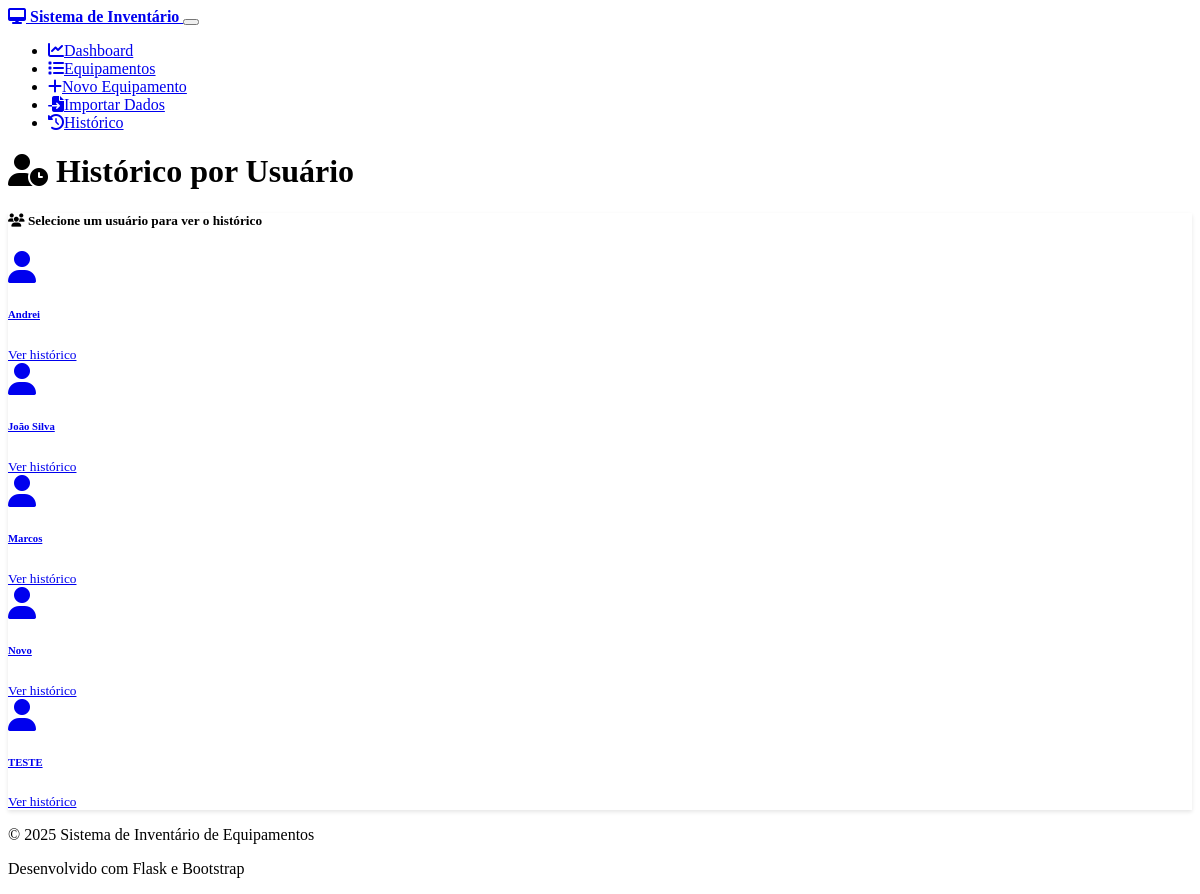
The app's page /history with its own data.
### models.py (models this page shows, shortened)
class Equipment(db.Model):
    __tablename__ = 'equipment'
    id = db.Column(db.Integer, primary_key=True)
    responsavel = db.Column(db.String(100), nullable=False)
    uf = db.Column(db.String(2), nullable=False)
    cc = db.Column(db.String(20), nullable=False)  # Centro de Custo
    cnpj = db.Column(db.Text, nullable=False)  # Mudando para Text para permitir múltiplos CNPJs
    fornecedor = db.Column(db.String(100), nullable=True)  # Novo campo fornecedor
    modelo = db.Column(db.String(100), nullable=False)
    status = db.Column(db.String(50), nullable=False, default='Em uso')
    patrimonio = db.Column(db.String(50), unique=True, nullable=False)
    valor = db.Column(db.Float, nullable=False, default=0.0)
    marca = db.Column(db.String(50), nullable=True)
    processador = db.Column(db.String(100), nullable=True)
    memoria_ram = db.Column(db.String(20), nullable=True)
    hd_ssd = db.Column(db.String(50), nullable=True)
    sistema_operacional = db.Column(db.String(50), nullable=True)
    antivirus = db.Column(db.Boolean, default=False)
    termo_assinado = db.Column(db.Boolean, default=False)
    milvus_funcionando = db.Column(db.Boolean, default=False)
    data_aquisicao = db.Column(db.Date, nullable=True)
    data_baixa = db.Column(db.Date, nullable=True)
    created_at = db.Column(db.DateTime, default=datetime.utcnow)
    updated_at = db.Column(db.DateTime, default=datetime.utcnow, onupdate=datetime.utcnow)
    endereco = db.Column(db.String(200), nullable=True)
    telefone = db.Column(db.String(20), nullable=True)
    email = db.Column(db.String(100), nullable=True)
    link_termos = db.Column(db.String(500), nullable=True)  # Link dos termos assinados
    historico_modificacoes = db.Column(db.Text, nullable=True)  # Histórico de modificações
    def get_history(self):
        import json
        if not self.historico_modificacoes:
            return []
        try:
            historico = json.loads(self.historico_modificacoes)
            if isinstance(historico, list):
                return historico
            else:
                return [str(historico)]
        except:
            return [str(self.historico_modificacoes)]  # Fallback for non-JSON data

### routes.py (the view)
@app.route('/history')
def history_log():
    all_equipment = Equipment.query.all()
    equipment_with_history = [eq for eq in all_equipment if eq.get_history()]
    profiles = list(set([eq.responsavel for eq in equipment_with_history]))
    profiles.sort()
    if len(profiles) == 1:
        return redirect(url_for('history_by_profile', profile_name=profiles[0]))
    return render_template('history_log.html',
                         profiles=profiles,
                         show_profile_selection=True)

### templates/history_log.html (shortened to what this page needs)
{% extends "base.html" %}
{% block content %}
<div class="row">
    <div class="col-12">
        <div class="d-flex justify-content-between align-items-center mb-4">
            <h1>
                <i class="fas fa-user-clock me-2"></i>
                {% if current_profile %}Histórico de {{ current_profile }}{% else %}Histórico por Usuário{% endif %}
            </h1>
        </div>
    </div>
</div>
{% if show_profile_selection %}
<div class="row">
    <div class="col-12">
        <div class="card">
            <div class="card-header">
                <h5 class="card-title mb-0">
                    <i class="fas fa-users me-2"></i>
                    Selecione um usuário para ver o histórico
                </h5>
            </div>
            <div class="card-body">
                {% if profiles %}
                    <div class="row">
                        {% for profile in profiles %}
                        <div class="col-md-4 col-lg-3 mb-3">
                            <a href="{{ url_for('history_by_profile', profile_name=profile) }}"
                               class="card text-decoration-none h-100">
                                <div class="card-body text-center">
                                    <i class="fas fa-user fa-2x text-primary mb-3"></i>
                                    <h6 class="card-title">{{ profile }}</h6>
                                    <small class="text-muted">
                                        {% set user_equipment = [] %}
                                        Ver histórico
                                    </small>
                                </div>
                            </a>
                        </div>
                        {% endfor %}
                    </div>
                {% else %}
                    <div class="text-center py-4">
                        <i class="fas fa-user-times fa-3x text-muted mb-3"></i>
                        <h5 class="text-muted">Nenhum usuário com histórico encontrado</h5>
                        <p class="text-muted">Ainda não há usuários com modificações registradas no sistema.</p>
                    </div>
                {% endif %}
            </div>
        </div>
    </div>
</div>
{% endif %}
{% endblock %}

### static/css/custom.css (style rules this page uses)
.card { border: none; box-shadow: 0 2px 4px rgba(0, 0, 0, 0.1); transition: all 0.3s ease; }
[data-bs-theme="dark"] .card { background-color: var(--bs-gray-900); border: 1px solid var(--bs-gray-700); }

### records on screen
Equipment: responsavel "Andrei"
Equipment: responsavel "João Silva"
Equipment: responsavel "Marcos"
Equipment: responsavel "Novo"
Equipment: responsavel "TESTE"
